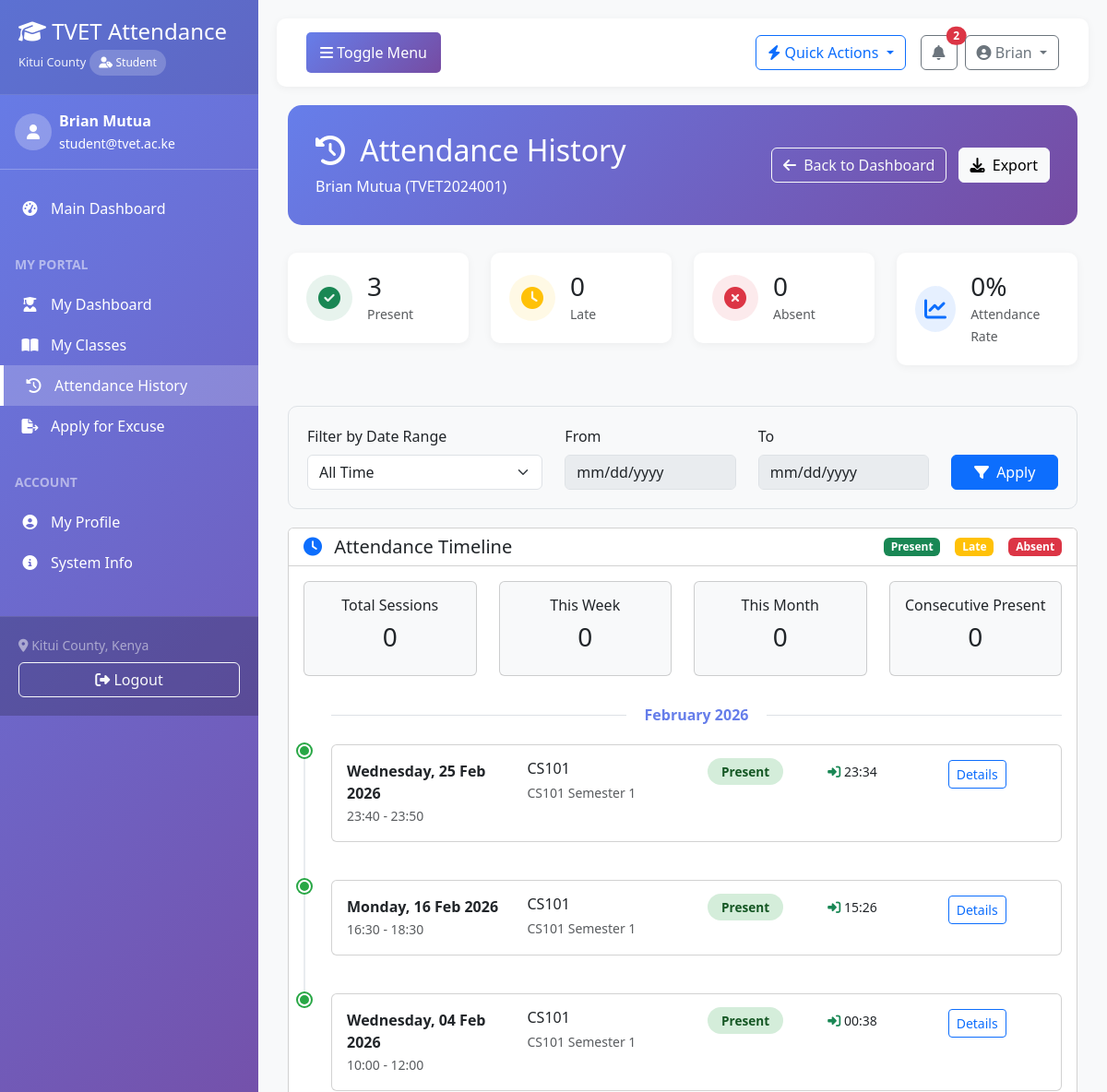
Page /attendance/student/history/ (signed in, upper part) on the earlier database version.
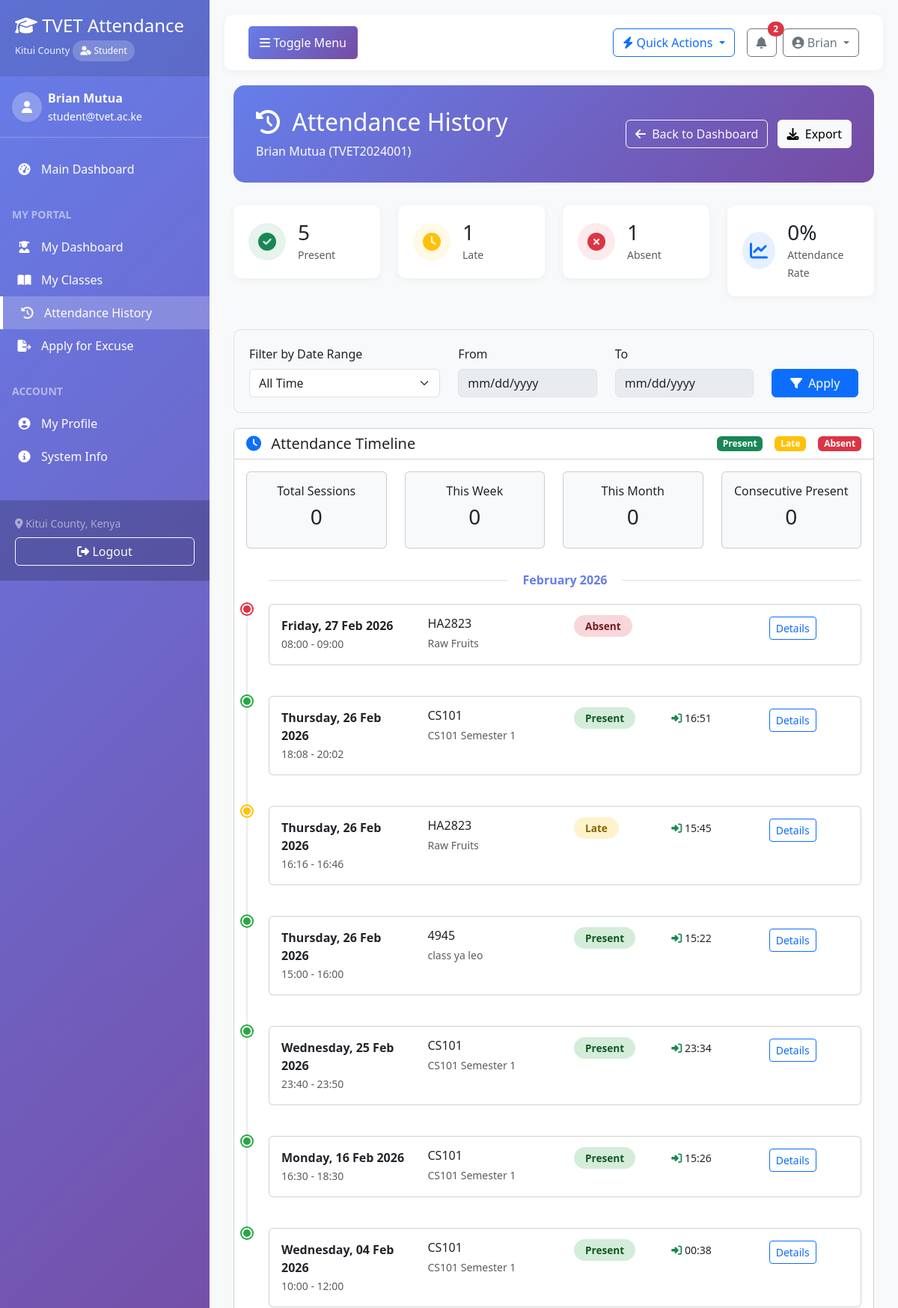
Same page on the later database version.
### attendance/models.py (models this page shows, shortened)
class AttendanceRecord(models.Model):
    STATUS_CHOICES = (
        ('present', 'Present'),
        ('absent', 'Absent'),
        ('late', 'Late'),
        ('excused', 'Excused'),
        ('half_day', 'Half Day'),
    )
    session = models.ForeignKey(AttendanceSession, on_delete=models.CASCADE, related_name='attendance_records')
    student = models.ForeignKey('students.Student', on_delete=models.CASCADE, related_name='attendance_records')
    status = models.CharField(max_length=20, choices=STATUS_CHOICES, default='absent')
    check_in_time = models.DateTimeField(null=True, blank=True)
    check_out_time = models.DateTimeField(null=True, blank=True)
    mark_time = models.DateTimeField(auto_now_add=True)
    marked_by = models.ForeignKey(settings.AUTH_USER_MODEL, on_delete=models.SET_NULL,
                                  null=True, related_name='marked_attendances')
    is_excused = models.BooleanField(default=False)
    excuse_reason = models.TextField(blank=True)
    excuse_document = models.FileField(upload_to='excuse_documents/', blank=True, null=True)
    remarks = models.TextField(blank=True)
    late_minutes = models.IntegerField(default=0, validators=[MinValueValidator(0)])
    created_at = models.DateTimeField(auto_now_add=True)
    updated_at = models.DateTimeField(auto_now=True)
    class Meta:
        ordering = ['-mark_time']
        unique_together = ['session', 'student']

class AttendanceSession(models.Model):
    STATUS_CHOICES = (
        ('scheduled', 'Scheduled'),
        ('ongoing', 'Ongoing'),
        ('completed', 'Completed'),
        ('cancelled', 'Cancelled'),
    )
    ATTENDANCE_METHOD_CHOICES = (
        ('qr_code', 'QR Code'),
        ('manual', 'Manual Entry'),
        ('biometric', 'Biometric'),
        ('mobile', 'Mobile App'),
    )
    class_session = models.ForeignKey('courses.Class', on_delete=models.CASCADE, related_name='attendance_sessions')
    instructor = models.ForeignKey(settings.AUTH_USER_MODEL, on_delete=models.CASCADE,
                                   limit_choices_to={'user_type': 'instructor'})
    session_date = models.DateField(default=timezone.now)
    start_time = models.TimeField()
    end_time = models.TimeField()
    topic_covered = models.CharField(max_length=200)
    venue = models.CharField(max_length=100)
    attendance_method = models.CharField(max_length=20, choices=ATTENDANCE_METHOD_CHOICES, default='manual')
    qr_code_data = models.CharField(max_length=255, blank=True, null=True)
    qr_code_expiry = models.DateTimeField(blank=True, null=True)
    status = models.CharField(max_length=20, choices=STATUS_CHOICES, default='scheduled')
    total_present = models.IntegerField(default=0)
    total_absent = models.IntegerField(default=0)
    total_late = models.IntegerField(default=0)
    created_at = models.DateTimeField(auto_now_add=True)
    updated_at = models.DateTimeField(auto_now=True)
    closed_at = models.DateTimeField(blank=True, null=True)
    class Meta:
        ordering = ['-session_date', '-start_time']
        unique_together = ['class_session', 'session_date', 'start_time']

### courses/models.py (models this page shows, shortened)
class Class(models.Model):
    course = models.ForeignKey(Course, on_delete=models.CASCADE, related_name='classes')
    class_code = models.CharField(max_length=20, unique=True)
    name = models.CharField(max_length=200)
    instructor = models.ForeignKey(settings.AUTH_USER_MODEL, on_delete=models.SET_NULL,
                                   null=True, limit_choices_to={'user_type': 'instructor'})
    academic_year = models.CharField(max_length=20)
    semester = models.IntegerField(default=1)
    start_date = models.DateField()
    end_date = models.DateField()
    meeting_days = models.CharField(max_length=100, help_text="e.g., Monday, Wednesday, Friday")
    meeting_time = models.CharField(max_length=50, help_text="e.g., 10:00 AM - 12:00 PM")
    venue = models.CharField(max_length=100)
    max_students = models.IntegerField(default=30)
    is_active = models.BooleanField(default=True)
    created_at = models.DateTimeField(auto_now_add=True)
    updated_at = models.DateTimeField(auto_now=True)
    class Meta:
        verbose_name_plural = 'Classes'
        ordering = ['-academic_year', 'semester', 'class_code']

class Course(models.Model):
    LEVEL_CHOICES = (
        ('certificate', 'Certificate'),
        ('diploma', 'Diploma'),
        ('artisan', 'Artisan'),
        ('craft', 'Craft'),
    )
    code = models.CharField(max_length=20, unique=True)
    name = models.CharField(max_length=200)
    description = models.TextField(blank=True)
    level = models.CharField(max_length=20, choices=LEVEL_CHOICES, default='certificate')
    duration_months = models.IntegerField(default=12)
    department = models.CharField(max_length=100)
    is_active = models.BooleanField(default=True)
    created_at = models.DateTimeField(auto_now_add=True)
    updated_at = models.DateTimeField(auto_now=True)
    class Meta:
        ordering = ['code']

### attendance/views.py (the view)
# urls.py: path('student/history/', views.student_attendance_history, name='student_history'),
@login_required
def student_attendance_history(request, student_id=None):
    if student_id:
        student = get_object_or_404(Student, id=student_id)
    elif request.user.user_type == 'student':
        try:
            student = request.user.student
        except Student.DoesNotExist:
            messages.error(request, "Student profile not found.")
            return redirect('dashboard')
    else:
        messages.error(request, "Student not specified.")
        return redirect('students:list')
    attendance_records = AttendanceRecord.objects.filter(
        student=student
    ).select_related(
        'session', 'session__class_session', 'session__instructor'
    ).order_by('-session__session_date', '-check_in_time')
    total_sessions = AttendanceSession.objects.filter(
        class_session=student.current_class
    ).count() if student.current_class else 0
    present_count = attendance_records.filter(status='present').count()
    absent_count = attendance_records.filter(status='absent').count()
    late_count = attendance_records.filter(status='late').count()
    attendance_rate = (present_count / total_sessions * 100) if total_sessions > 0 else 0
    paginator = Paginator(attendance_records, 20)
    page_number = request.GET.get('page')
    page_obj = paginator.get_page(page_number)
    context = {
        'student': student,
        'page_obj': page_obj,
        'total_sessions': total_sessions,
        'present_count': present_count,
        'absent_count': absent_count,
        'late_count': late_count,
        'attendance_rate': round(attendance_rate, 2),
    }
    return render(request, 'attendance/student_history.html', context)

### accounts/context_processors.py (called while the page is built, shortened)
def active_session(request):
    context = {
        'active_session': None,
        'active_sessions_count': 0,
        'recent_sessions': []
    }
    if request.user.is_authenticated:
        if request.user.user_type == 'instructor':
            active_sessions = AttendanceSession.objects.filter(
                instructor=request.user,
                status='ongoing'
            ).order_by('-session_date', '-start_time')
            context['active_sessions_count'] = active_sessions.count()
            context['active_session'] = active_sessions.first()
            context['recent_sessions'] = active_sessions[:3]
        elif request.user.user_type == 'student':
            try:
                student = request.user.student
            except:
                pass
    return context

### templates/attendance/student_history.html (shortened to what the changed rows need)
{% extends 'base.html' %}
{% load static %}
{% block content %}
<div class="container-fluid">
    <div class="history-header">
        <div class="d-flex justify-content-between align-items-center">
            <div>
                <h2 class="mb-2">
                    <i class="fas fa-history me-2"></i>
                    Attendance History
                </h2>
            </div>
        </div>
    </div>
    <div class="row mb-4">
        <div class="col-md-3">
            <div class="stat-card d-flex align-items-center">
                <div>
                    <h3 class="mb-0">{{ present_count }}</h3>
                    <small class="text-muted">Present</small>
                </div>
            </div>
        </div>
        <div class="col-md-3">
            <div class="stat-card d-flex align-items-center">
                <div>
                    <h3 class="mb-0">{{ late_count }}</h3>
                    <small class="text-muted">Late</small>
                </div>
            </div>
        </div>
        <div class="col-md-3">
            <div class="stat-card d-flex align-items-center">
                <div>
                    <h3 class="mb-0">{{ absent_count }}</h3>
                    <small class="text-muted">Absent</small>
                </div>
            </div>
        </div>
    </div>
    <div class="card">
        <div class="card-body">
            {% if page_obj %}
                <div class="attendance-timeline">
                    {% regroup page_obj by session.session_date|date:"F Y" as month_list %}
                    {% for month in month_list %}
                    <div class="month-divider">
                        <span>{{ month.grouper }}</span>
                    </div>
                    {% for record in month.list %}
                    <div class="timeline-item">
                        <div class="timeline-dot {{ record.status }}"></div>
                        <div class="card mb-3">
                            <div class="card-body">
                                <div class="row">
                                    <div class="col-md-3">
                                        <strong>{{ record.session.session_date|date:"l, d M Y" }}</strong>
                                        <br>
                                        <small class="text-muted">
                                            {{ record.session.start_time|time:"H:i" }} - {{ record.session.end_time|time:"H:i" }}
                                        </small>
                                    </div>
                                    <div class="col-md-3">
                                        <h6 class="mb-1">{{ record.session.class_session.course.code }}</h6>
                                        <small class="text-muted">{{ record.session.class_session.name }}</small>
                                    </div>
                                    <div class="col-md-2">
                                        <span class="status-badge status-{{ record.status }}">
                                            {{ record.get_status_display }}
                                        </span>
                                    </div>
                                    <div class="col-md-2">
                                        {% if record.check_in_time %}
                                        <small>
                                            <i class="fas fa-sign-in-alt text-success"></i>
                                            {{ record.check_in_time|time:"H:i" }}
                                        </small>
                                        {% endif %}
                                    </div>
                                    <div class="col-md-2">
                                        <button class="btn btn-sm btn-outline-primary"
                                                onclick="viewDetails('{{ record.id }}')">
                                            Details
                                        </button>
                                    </div>
                                </div>
                            </div>
                        </div>
                    </div>
                    {% endfor %}
                    {% endfor %}
                </div>
            {% else %}
            <div class="text-center py-5">
                <i class="fas fa-calendar-times fa-4x text-muted mb-3"></i>
                <h5 class="text-muted">No Attendance Records Found</h5>
                <p class="text-muted">You don't have any attendance records yet.</p>
            </div>
            {% endif %}
        </div>
    </div>
</div>
{% endblock %}

Differences in the rows shown:
added AttendanceRecord: session.session_date "Friday, 27 Feb 2026", session.start_time "08:00", session.end_time "09:00", session.class_session.course.code "HA2823", session.class_session.name "Raw Fruits", status "Absent"
added AttendanceRecord: session.session_date "Thursday, 26 Feb 2026", session.start_time "18:08", session.end_time "20:02", session.class_session.course.code "CS101", session.class_session.name "CS101 Semester 1", status "Present", check_in_time "16:51"
added AttendanceRecord: session.session_date "Thursday, 26 Feb 2026", session.start_time "16:16", session.end_time "16:46", session.class_session.course.code "HA2823", session.class_session.name "Raw Fruits", status "Late", check_in_time "15:45"
added AttendanceRecord: session.session_date "Thursday, 26 Feb 2026", session.start_time "15:00", session.end_time "16:00", session.class_session.course.code "4945", session.class_session.name "class ya leo", status "Present", check_in_time "15:22"
Other differences:
{{ present_count }}: "3" → "5"
{{ late_count }}: "0" → "1"
{{ absent_count }}: "0" → "1"
